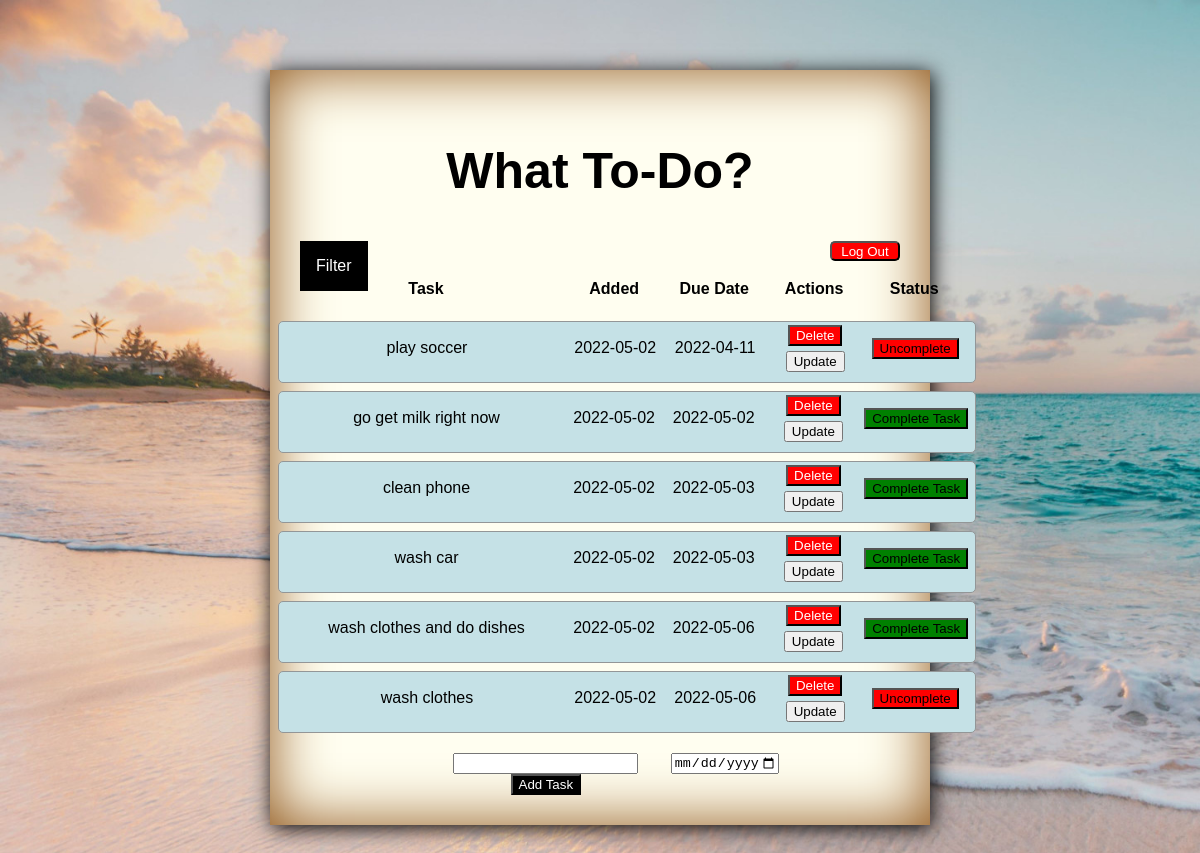
The app's page /datedue (signed in) with its own data.
### app.py (models this page shows, shortened)
class Todo(db.Model):
    __table_name__ = "todo"
    id = db.Column(db.Integer, primary_key=True)
    user_id = db.Column(db.Integer, db.ForeignKey("user.id"))
    content = db.Column(db.String(200), nullable=False)
    completed = db.Column(db.Boolean, default=False)
    date_due = db.Column(db.DateTime, nullable=False, default=datetime.utcnow)
    date_completed = db.Column(db.DateTime, default=datetime.utcnow)
    date_created = db.Column(db.DateTime, default=datetime.utcnow)

### app.py (the view)
@app.route("/datedue")
def date_due():
    tasks = Todo.query.order_by(Todo.date_due).filter_by(
        user_id=current_user.id).all()
    logged_in_user = User.query.filter_by(id=current_user.id).first()
    return render_template("index.html", tasks=tasks, user=logged_in_user)

### app.py (called while the page is built)
@login_manager.user_loader
def load_user(user_id):
    if user_id is not None:
        return User.query.get(user_id)
    return None

### templates/index.html (shortened to what this page needs)
{% extends 'base.html' %}
{% block body %}
<div class="container">
    <div class="backgroudC">
<section>
<div>
    <h1>What To-Do?</h1>
</div>
<div>
    <a href="/logout"><button class="logoutBtn">Log Out</button></a>
</div>
</section>
<div>
    <ul>
        <li>Filter</a>
        </li>
    </ul>
  </div>
<div class="table-container">
    {% if tasks|length < 1 %}
    <h4>There are no tasks. Create a task.</h4>
    {% else %}
    <table>
        <tr class="table-headers">
            <th class="th1">Task</th>
            <th class="th2">Added</th>
            <th class="th3">Due Date</th>
            <th class="th4">Actions</th>
            <th class="th5">Status</th>
        </tr>
        {% for task in tasks %}
            <tr class="tasks">
                <td class="task">{{ task.content }}</td>
                <td class="added">{{ task.date_created.date() }}</td>
                <td class="dueDate">{{task.date_due.date()}}</td>
                <td class="actions">
                    <a href="/delete/{{ task.id }}"><button class="deleteBtn ">Delete</button></a>
                    <br>
                    <a href="/update/{{ task.id }}"><button>Update</button></a>
                </td>
                <td class="completed">
                    {% if task.completed == True %}
                    <form action="/incomplete/{{ task.id }}" method="POST">
                        <input type="submit" class="uncompleteBtn" value="Uncomplete" />
                    </form>
                    {% else %}
                    <form action="/complete/{{ task.id }}" method="POST" >
                        <input
                        type="submit"
                        class="completeBtn"
                        value="Complete Task"
                        />
                    </form>
                    {% endif %}
                </td>
            </tr>
        {% endfor %}
    </table>
    {% endif %}
</div>
    <form class="calandaddBtn" actions="/" method="POST">
        <div class="addtaskContainer">
            <input type="text" name="content" id="content">
            <input type="submit" class="addTaskBtn" value="Add Task">
        </div>
        <div>
            <input
              class="calender"
              type="date"
              id="date"
              name="date_due"
              value= null
              min="2022-05-02"
              max="2028-12-31"
              style="margin-right: 2%"
            />
          </div>
    </form>
    </div>
</div>
{% endblock %}

### static/css/main.css (style rules this page uses)
body { margin: 0; font-family: sans-serif; }
h1 { color: black; font-family: sans-serif; font-size: 50px; }
.container { margin: 0px; margin-left: 0px; margin-right: 0px; width: 100%; height: 70%; padding: 70px 0; text-align: center; }
.backgroudC { padding: 30px; width: 50%; margin: auto; justify-content: center; box-shadow: 2px 3px 20px black, 0 0 60px #8a4d0f inset; background: #fffef0; }
.table-container { display: flex; justify-content: center; margin: auto; width: 85%; padding: 10px; }
.table-headers { border-radius: 5px; align-items: center; justify-content: space-between; height: 30px; margin-bottom: 8px; padding: 5px 10px; display: flex; width: 95%; }
.tasks { border-radius: 5px; align-items: center; justify-content: space-between; border: 1px solid #939697; cursor: pointer; background-color: #c5e1e6; height: 50px; margin-bottom: 8px; padding: 5px 10px; display: flex; width: 95%; }
.th1 { width: 280px; height: auto; margin: 0px 0px 8px; }
.th2 { width: 100px; height: auto; margin: 0px 0px 8px; }
.th3 { width: 100px; height: auto; margin: 0px 0px 8px; }
.th4 { width: 100px; height: auto; margin: 0px 0px 8px; }
.th5 { width: 100px; height: auto; margin: 0px 0px 8px; }
.task { width: 280px; height: auto; margin: 0px 0px 8px; }
.added { width: 100px; height: auto; margin: 0px 0px 8px; }
.dueDate { width: 100px; height: auto; margin: 0px 0px 8px; }
.actions { width: 100px; height: auto; margin: 0px 0px 8px; }
.completed { width: 100px; height: auto; margin: 0px 0px 8px; }
html { background-image: url("/static/backgroundjpg.jpg"); background-repeat: no-repeat; background-size: cover; }

### static/css/buttons.css (style rules this page uses)
.deleteBtn { background-color: red; color: white; margin-bottom: 5px; }
.completeBtn { background-color: green; }
.uncompleteBtn { background-color: red; }
.logoutBtn { float: right; background-color: red; color: white; width: 70px; height: 20px; border-radius: 5px; }
.addTaskBtn { background-color: black; color: white; }
.calandaddBtn { display: flex; justify-content: center; }
.addtaskContainer { width: 250px; height: auto; }

### static/css/filter.css (style rules this page uses)
a { text-decoration: none; }
ul { background: black; list-style: none; margin: 0; padding-left: 0; }
li { color: white; background: black; display: block; float: left; padding: 1rem; position: relative; text-decoration: none; transition-duration: 0.5s; }

### records on screen
Todo: content "play soccer", date_created "2022-05-02", date_due "2022-04-11"
Todo: content "go get milk right now", date_created "2022-05-02", date_due "2022-05-02"
Todo: content "clean phone", date_created "2022-05-02", date_due "2022-05-03"
Todo: content "wash car", date_created "2022-05-02", date_due "2022-05-03"
Todo: content "wash clothes and do dishes", date_created "2022-05-02", date_due "2022-05-06"
Todo: content "wash clothes", date_created "2022-05-02", date_due "2022-05-06"
